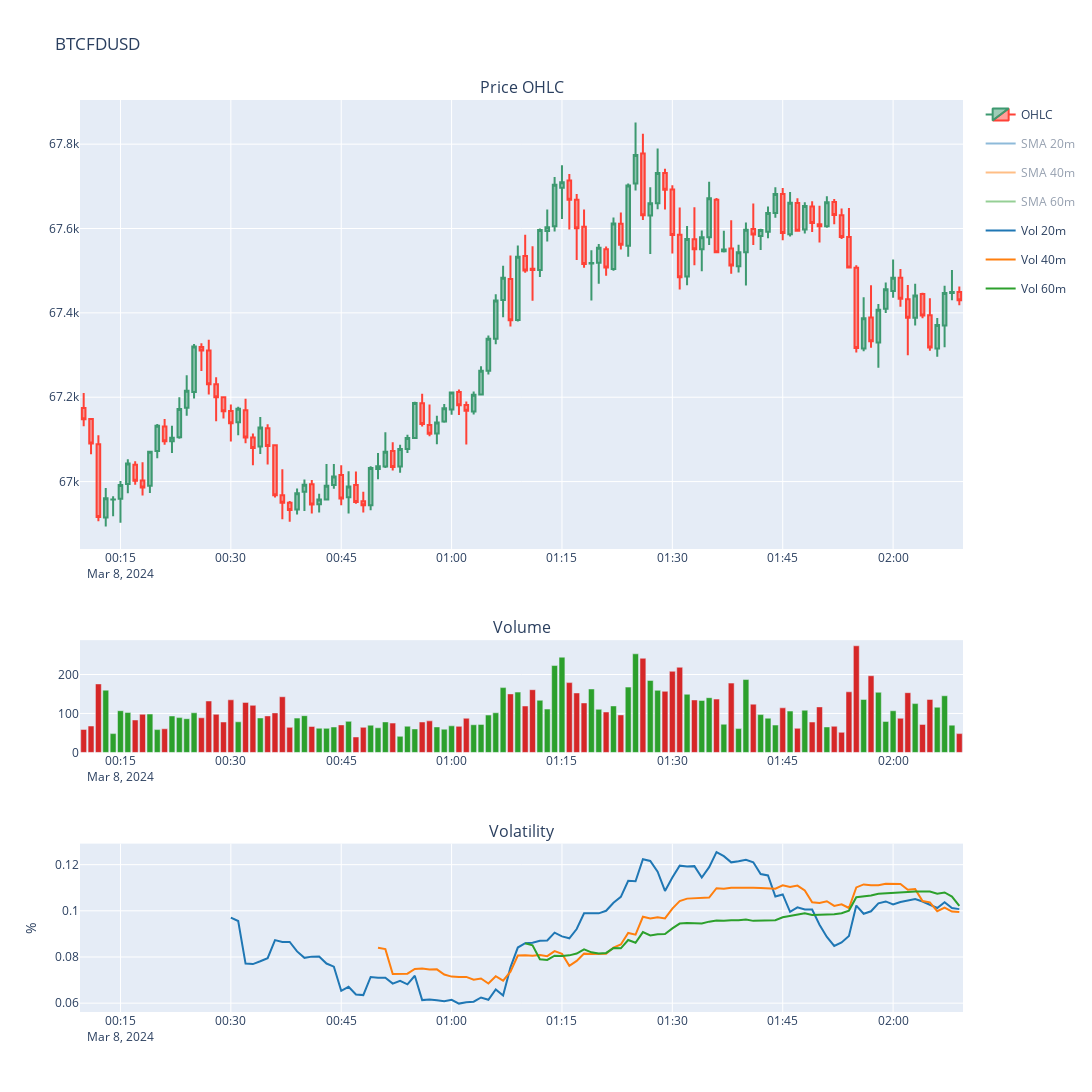

Notebook code cell kept with this figure:
### Code cell
symbol = 'BTCFDUSD'
binance = Binance()
df = binance.get_historical_instrument_price(symbol, interval='1m', start_str='2 hours ago')
plot_price_ohcl(df, symbol)
df['std'] = df['Close'].rolling(10).std()
